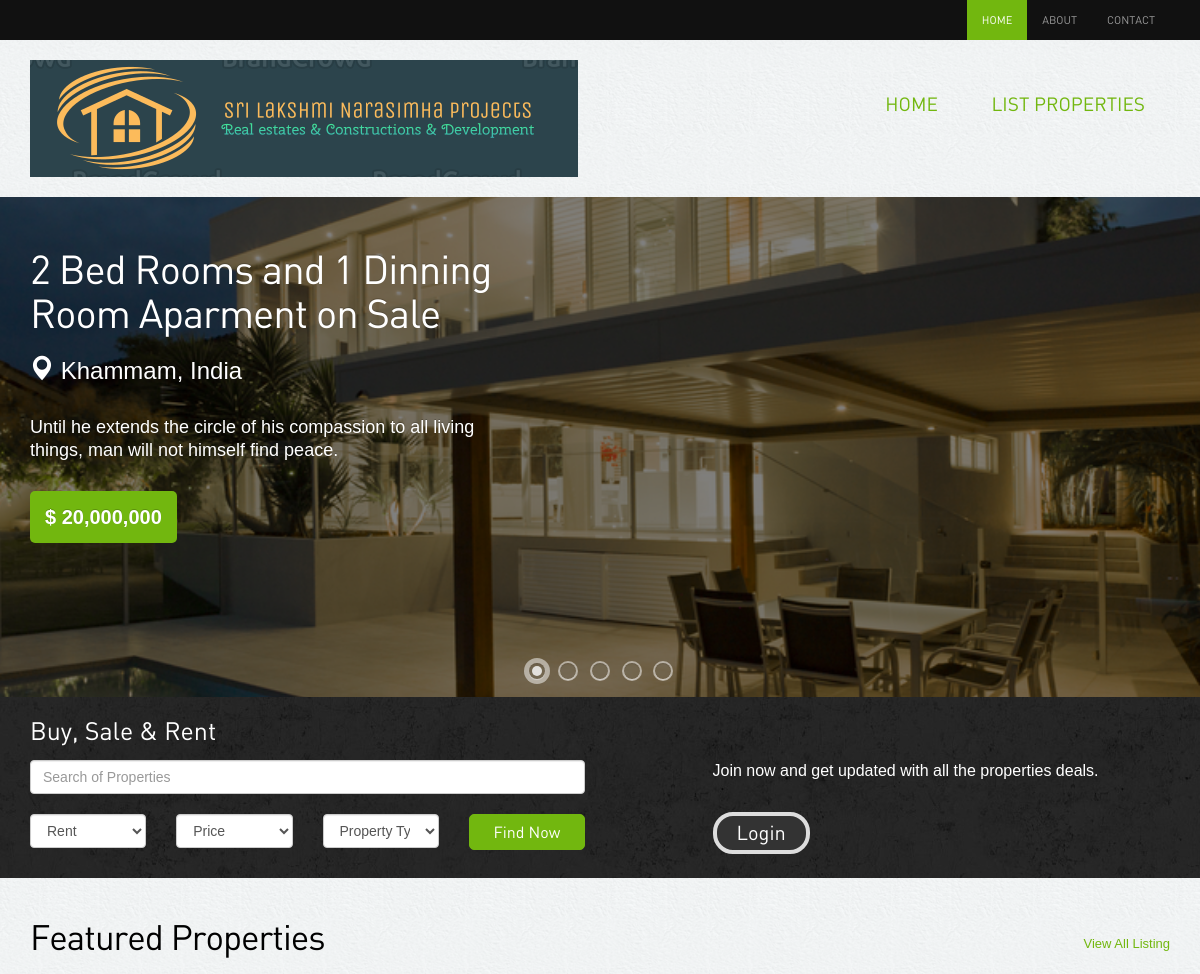
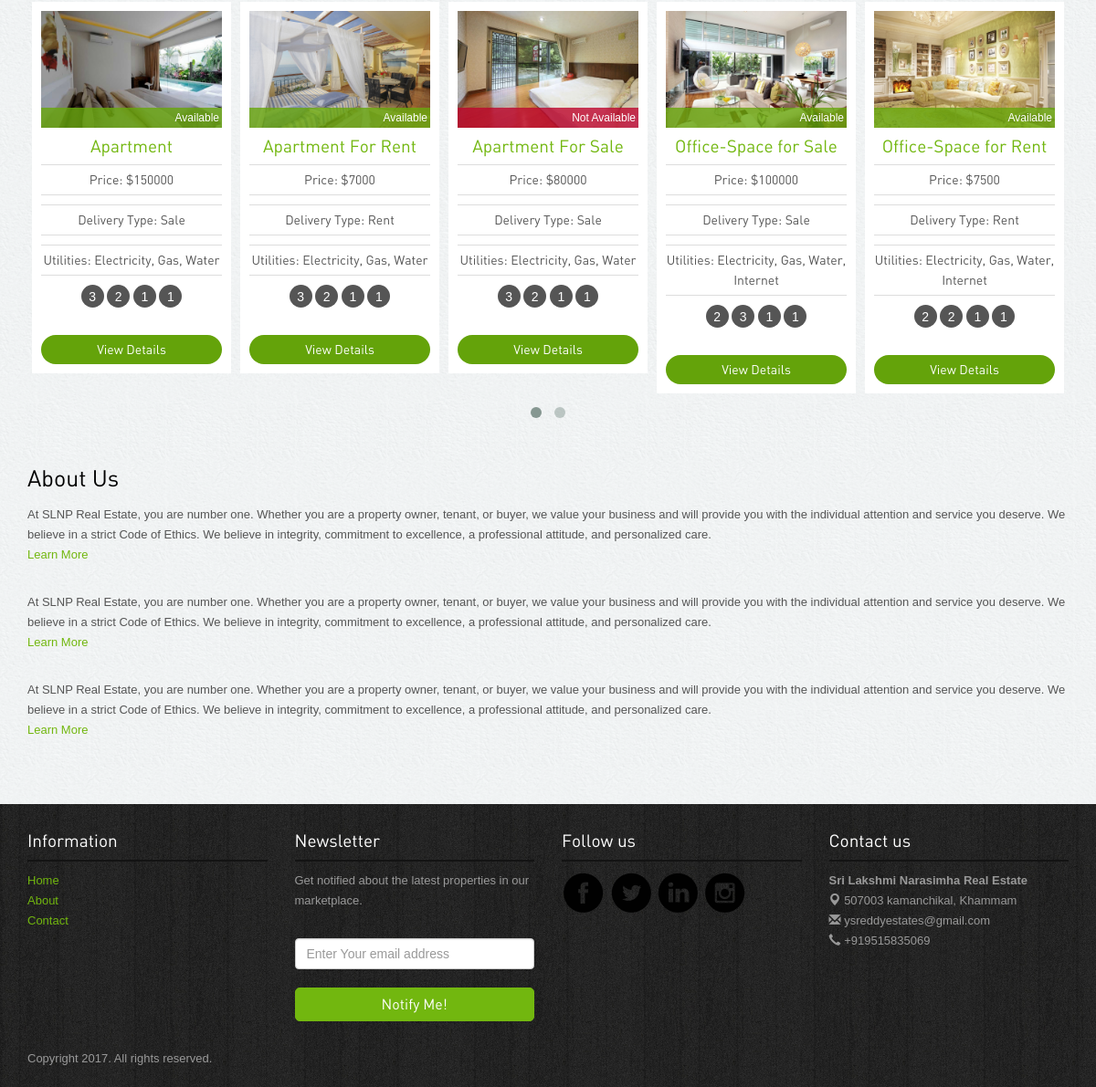
The page / on the database its author committed (2 pictures, top to bottom).
### tables this page shows
CREATE TABLE `properties` (
  `property_id` int(10) NOT NULL,
  `property_title` varchar(150) DEFAULT NULL,
  `property_details` text,
  `delivery_type` varchar(20) DEFAULT NULL,
  `availablility` int(5) DEFAULT NULL,
  `price` float DEFAULT NULL,
  `property_address` varchar(200) DEFAULT NULL,
  `property_img` varchar(200) DEFAULT NULL,
  `bed_room` int(5) DEFAULT NULL,
  `liv_room` int(5) DEFAULT NULL,
  `parking` int(5) DEFAULT NULL,
  `kitchen` int(5) DEFAULT NULL,
  `utility` varchar(100) DEFAULT NULL,
  `property_type` varchar(20) DEFAULT NULL,
  `floor_space` varchar(20) DEFAULT NULL,
  `agent_id` int(10) DEFAULT NULL
);

### index.php (the view, shortened to what this page needs)
<?php
include_once "connection.php";
$query = "select * from properties";
$result = mysqli_query($con, $query);
?>
<!DOCTYPE html>
<html lang="en">
<head>
 	<link rel="stylesheet" href="assets/bootstrap/css/bootstrap.css" />
  <link rel="stylesheet" href="assets/style.css"/>
<link rel="stylesheet" href="assets/owl-carousel/owl.carousel.css">
<link rel="stylesheet" href="assets/owl-carousel/owl.theme.css">
    <link rel="stylesheet" type="text/css" href="assets/slitslider/css/style.css" />
    <link rel="stylesheet" type="text/css" href="assets/slitslider/css/custom.css" />
<script src='assets/google_analytics_auto.js'></script></head>
<body>
<div class="navbar-wrapper">
        <div class="navbar-inverse" role="navigation">
          <div class="container">
            <div class="navbar-collapse  collapse">
              <ul class="nav navbar-nav navbar-right">
               <li class="active"><a href="index.php">Home</a></li>
                <li><a href="about.html">About</a></li>
                <li><a href="contact.html">Contact</a></li>
              </ul>
            </div>
          </div>
        </div>
    </div>
<div class="container">
<div class="header">
<a href="index.php"><img src="images/header.png" alt=" SLNP Realestate"></a>
            <div class="menu">
              <ul class="pull-right">
              	<li><a href="index.php">Home</a></li>
                <li><a href="list-properties.php">List Properties</a>
                </li>
              </ul>
           </div>
</div>
</div>
<div class="">
            <div id="slider" class="sl-slider-wrapper">
        <div class="sl-slider">
          <div class="sl-slide" data-orientation="horizontal" data-slice1-rotation="-25" data-slice2-rotation="-25" data-slice1-scale="2" data-slice2-scale="2">
            <div class="sl-slide-inner">
              <div class="bg-img bg-img-1"></div>
              <h2><a href="#">2 Bed Rooms and 1 Dinning Room Aparment on Sale</a></h2>
              <blockquote>
              <p class="location"><span class="glyphicon glyphicon-map-marker"></span> Khammam, India</p>
              <p>Until he extends the circle of his compassion to all living things, man will not himself find peace.</p>
              <cite>$ 20,000,000</cite>
              </blockquote>
            </div>
          </div>
        </div>
        <nav id="nav-dots" class="nav-dots">
          <span class="nav-dot-current"></span>
          <span></span>
          <span></span>
          <span></span>
          <span></span>
        </nav>
      </div>
</div>
<div class="banner-search">
  <div class="container">
    <h3>Buy, Sale & Rent</h3>
    <div class="searchbar">
      <div class="row">
        <div class="col-lg-6 col-sm-6">
        <form action="search.php" method="post">
          <input name="search" type="text" class="form-control" placeholder="Search of Properties">
          <div class="row">
            <div class="col-lg-3 col-sm-3 ">
              <select name="delivery_type" class="form-control">
                <option value="Rent">Rent</option>
              </select>
            </div>
            <div class="col-lg-3 col-sm-4">
             <select name="search_price" class="form-control">
                <option>Price</option>
              </select>
            </div>
            <div class="col-lg-3 col-sm-4">
           <select name="property_type" class="form-control">
                <option>Property Type</option>
              </select>
              </div>
              <div class="col-lg-3 col-sm-4">
              <button name="submit" class="btn btn-success"  onclick="window.location.href='buysalerent.html'">Find Now</button>
              </form>
              </div>
          </div>
        </div>
        <div class="col-lg-5 col-lg-offset-1 col-sm-6 ">
          <p>Join now and get updated with all the properties deals.</p>
          <button class="btn btn-info"   data-toggle="modal" data-target="#loginpop">Login</button>        </div>
      </div>
    </div>
<div class="container">
  <div class="properties-listing spacer"> <a href="list-properties.php" class="pull-right viewall">View All Listing</a>
    <h2>Featured Properties</h2>
    <div id="owl-example" class="owl-carousel">
      <?php
	  	while($property_result = mysqli_fetch_assoc($result)){
			$id = $property_result['property_id'];
			$property_title = $property_result['property_title'];
			$delivery_type = $property_result['delivery_type'];
			$availablility = $property_result['availablility'];
			$price = $property_result['price'];
			$property_img = $property_result['property_img'];
			$bed_room = $property_result['bed_room'];
			$liv_room = $property_result['liv_room'];
			$parking = $property_result['parking'];
			$kitchen = $property_result['kitchen'];
			$utility = $property_result['utility'];
	  ?>
      <div class="properties">
        <div class="image-holder"><img src="<?php echo $property_img; ?>" class="img-responsive" alt="properties">
          <?php if($availablility == 0){ ?><div class="status sold">Available</div> <?php } else { ?>
          <div class="status new">Not Available</div>
          <?php } ?>
        </div>
        <h4><a href="property-detail.php?id=<?php echo $id; ?>"><?php echo $property_title;  ?></a></h4>
        <p class="price">Price: $<?php echo $price; ?></p>
        <p class="price">Delivery Type: <?php echo $delivery_type; ?></p>
        <p class="price">Utilities: <?php echo $utility; ?></p>
        <div class="listing-detail">
        <span data-toggle="tooltip" data-placement="bottom" data-original-title="Bed Room"><?php echo $bed_room; ?></span>
        <span data-toggle="tooltip" data-placement="bottom" data-original-title="Living Room"><?php echo $liv_room; ?></span>
        <span data-toggle="tooltip" data-placement="bottom" data-original-title="Parking"><?php echo $parking; ?></span>
        <span data-toggle="tooltip" data-placement="bottom" data-original-title="Kitchen"><?php echo $kitchen; ?></span>
        </div>
        <a class="btn btn-primary" href="property-detail.php?id=<?php echo $id; ?>">View Details</a>
      </div>
      <?php } ?>
    </div>
  </div>
  <div class="spacer">
    <div class="row">
      <div class="col-lg-12 col-sm-12 recent-view">
        <h3>About Us</h3>
        <p>At SLNP Real Estate, you are number one. Whether you are a property owner, tenant, or buyer, we value your business and will provide you with the individual attention and service you deserve. We believe in a strict Code of Ethics. We believe in integrity, commitment to excellence, a professional attitude, and personalized care.<br><a href="about.html">Learn More</a></p>
         <p>At SLNP Real Estate, you are number one. Whether you are a property owner, tenant, or buyer, we value your business and will provide you with the individual attention and service you deserve. We believe in a strict Code of Ethics. We believe in integrity, commitment to excellence, a professional attitude, and personalized care.<br><a href="about.html">Learn More</a></p>
          <p>At SLNP Real Estate, you are number one. Whether you are a property owner, tenant, or buyer, we value your business and will provide you with the individual attention and service you deserve. We believe in a strict Code of Ethics. We believe in integrity, commitment to excellence, a professional attitude, and personalized care.<br><a href="about.html">Learn More</a></p>
      </div>
    </div>
  </div>
</div>
<div class="footer">
<div class="container">
<div class="row">
            <div class="col-lg-3 col-sm-3">
                   <h4>Information</h4>
                   <ul class="row">
                <li class="col-lg-12 col-sm-12 col-xs-3"><a href="index.php">Home</a></li>
                <li class="col-lg-12 col-sm-12 col-xs-3"><a href="about.html">About</a></li>
                <li class="col-lg-12 col-sm-12 col-xs-3"><a href="contact.html">Contact</a></li>
              </ul>
            </div>
            <div class="col-lg-3 col-sm-3">
                    <h4>Newsletter</h4>
                    <p>Get notified about the latest properties in our marketplace.</p>
                    <form class="form-inline" role="form">
                            <input type="text" placeholder="Enter Your email address" class="form-control">
                                <button class="btn btn-success" type="button">Notify Me!</button></form>
            </div>
            <div class="col-lg-3 col-sm-3">
                    <h4>Follow us</h4>
                    <a href="#"><img src="images/facebook.png" alt="facebook"></a>
                    <a href="#"><img src="images/twitter.png" alt="twitter"></a>
                    <a href="#"><img src="images/linkedin.png" alt="linkedin"></a>
                    <a href="#"><img src="images/instagram.png" alt="instagram"></a>
            </div>
             <div class="col-lg-3 col-sm-3">
                    <h4>Contact us</h4>
                    <p><b>Sri Lakshmi Narasimha Real Estate</b><br>
<span class="glyphicon glyphicon-map-marker"></span> 507003 kamanchikal, Khammam <br>
<span class="glyphicon glyphicon-envelope"></span> ysreddyestates@gmail.com<br>
<span class="glyphicon glyphicon-earphone"></span> +919515835069</p>
            </div>
        </div>
<p class="copyright">Copyright 2017. All rights reserved.	</p>
</div></div>
</body>
</html>

### assets/style.css (style rules this page uses)
body { color:#555; font:normal 13px/22px Arial; background:url(../images/bgmain.png) #eee; }
h1,h2,h3,h4,h5 { font-weight:normal; font-family: din;margin: 0;padding: 0;color: #000 }
h2 { font-size: 35px; letter-spacing: -1px;margin-bottom: 20px; }
h3 { margin: 0 0 15px 0; font-size: 25px; }
h4 { margin: 10px 0; font-size: 19px; }
p { margin-bottom: 30px; }
a { color:#72b70f; text-decoration:none;outline: none; }
.spacer { margin-top: 40px;margin-bottom:40px; }
select,input { outline: 0; margin-bottom: 20px; }
.btn { border-radius: 5px; font-family: din; outline: none; }
.btn-success { background: #72b70f;border:1px solid #72b70f;padding:6px 20px; font-size:16px; width: 100%; }
.btn-primary { background: #64a30a;border:none;width: 100%;border-radius: 20px; }
.btn-info { background: #333;border:4px solid #ddd;padding: 3px 20px; font-size:20px; border-radius: 20px; }
.header { padding: 20px 0; }
.header ul { list-style: none;margin: 0; padding: 0;margin-top: 25px; }
.header ul li { display: inline-block; padding: 0 0 0 40px; }
.header ul li a { font-size: 19px;font-family: din;text-transform: uppercase; }
.navbar-inverse { background-color: #111; }
.navbar-inverse .navbar-nav > li > a { font-size: 11px;padding-top: 10px;padding-bottom: 10px;font-family: din;text-transform: uppercase; }
.navbar-inverse .navbar-nav > .active > a, .navbar-inverse .navbar-nav > .active > a:hover, .navbar-inverse .navbar-nav > .active > a:focus { background-color: #72b70f; }
.banner-search { background:url(../images/bginside.jpg) #111;color: #fff;padding: 20px 0 10px 0; font-size: 16px; }
.banner-search h3 { color: #fff; }
.properties-listing .viewall { margin-top: 15px; }
.properties-listing div.properties { padding: 10px; background-color: #fff;text-align: center; margin-bottom: 20px; }
.owl-wrapper-outer div.properties { margin: 0 5px; }
.properties-listing div.properties .image-holder { position: relative; }
.properties-listing div.properties .status { position: absolute;bottom: 0;z-index: 100;display: block;width: 100%;color: #fff;padding:0 3px;text-align: right; font-size: 12px; }
.properties-listing div.properties p { margin-bottom: 10px; font-size: 14px;border-top: 1px solid #ddd;border-bottom: 1px solid #ddd;padding: 5px 0;font-family: din; }
.listing-detail { margin-bottom: 30px; }
.listing-detail span { color: #fff; width: 25px; height: 25px; background-color: #555;display: inline-block;border-radius:25px; text-align: center;line-height: 26px; font-size: 14px;cursor: crosshair; }
.status.sold { background:rgba(104,167,13,0.8); }
.status.new { background:rgba(190,7,46,0.8); }
.menu { display: inline-block; padding:0; float:right; }
.menu ul { padding: 0; list-style: none; }
.menu ul li { display: inline-block; position: relative; text-align: left; }
.menu ul li a { display: block; padding: 8px 25px; text-decoration: none; }
.header ul li { padding: 0 !important; }
.footer { background:url(../images/bg.jpg) #222; padding: 20px 0; color: #999; }
.footer h4 { color: #fff;border-bottom: 2px solid #131313;margin-bottom: 10px;padding-bottom: 10px; }
.footer ul { list-style: none;padding: 0; }
.footer p.copyright { margin: 30px 0 0 0; }

### assets/slitslider/css/style.css (style rules this page uses)
.sl-slider-wrapper { width: 800px; height: 400px; margin: 0 auto; position: relative; overflow: hidden; }
.sl-slider { position: absolute; top: 0; left: 0; }
.sl-slide, .sl-slides-wrapper, .sl-slide-inner { position: absolute; width: 100%; height: 100%; top: 0; left: 0; }
.sl-slide { z-index: 1; }
.sl-slide-horizontal .sl-slide-inner { background: #000; }

### rows shown on the page
properties: property_img (picture), availablility "Available", property_title "Apartment", price "150000", delivery_type "Sale", utility "Electricity, Gas, Water", bed_room "3", liv_room "2", parking "1", kitchen "1"
properties: property_img (picture), availablility "Available", property_title "Apartment For Rent", price "7000", delivery_type "Rent", utility "Electricity, Gas, Water", bed_room "3", liv_room "2", parking "1", kitchen "1"
properties: property_img (picture), availablility "Not Available", property_title "Apartment For Sale", price "80000", delivery_type "Sale", utility "Electricity, Gas, Water", bed_room "3", liv_room "2", parking "1", kitchen "1"
properties: property_img (picture), availablility "Available", property_title "Office-Space for Sale", price "100000", delivery_type "Sale", utility "Electricity, Gas, Water, Internet", bed_room "2", liv_room "3", parking "1", kitchen "1"
properties: property_img (picture), availablility "Available", property_title "Office-Space for Rent", price "7500", delivery_type "Rent", utility "Electricity, Gas, Water, Internet", bed_room "2", liv_room "2", parking "1", kitchen "1"
